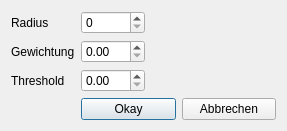
<?xml version="1.0" encoding="UTF-8"?>
<ui version="4.0">
 <author>Copyright (C) 2009 Pascal Mues</author>
 <class>UnsharpMaskingDialog</class>
 <widget class="QDialog" name="UnsharpMaskingDialog">
  <property name="geometry">
   <rect>
    <x>0</x>
    <y>0</y>
    <width>287</width>
    <height>126</height>
   </rect>
  </property>
  <property name="windowTitle">
   <string>Unschäremaskieren Konfiguration</string>
  </property>
  <layout class="QGridLayout" name="gridLayout">
   <item row="0" column="0">
    <widget class="QLabel" name="label">
     <property name="text">
      <string>Radius</string>
     </property>
    </widget>
   </item>
   <item row="0" column="1">
    <widget class="QSpinBox" name="uisbRadius">
     <property name="maximum">
      <number>100</number>
     </property>
    </widget>
   </item>
   <item row="0" column="2">
    <spacer name="horizontalSpacer">
     <property name="orientation">
      <enum>Qt::Horizontal</enum>
     </property>
     <property name="sizeHint" stdset="0">
      <size>
       <width>100</width>
       <height>20</height>
      </size>
     </property>
    </spacer>
   </item>
   <item row="1" column="0">
    <widget class="QLabel" name="label_3">
     <property name="text">
      <string>Gewichtung</string>
     </property>
    </widget>
   </item>
   <item row="1" column="1">
    <widget class="QDoubleSpinBox" name="uidsbMenge">
     <property name="maximum">
      <double>1.000000000000000</double>
     </property>
     <property name="value">
      <double>0.000000000000000</double>
     </property>
    </widget>
   </item>
   <item row="2" column="0">
    <widget class="QLabel" name="label_2">
     <property name="text">
      <string>Threshold</string>
     </property>
    </widget>
   </item>
   <item row="2" column="1">
    <widget class="QDoubleSpinBox" name="uidsbThreshold">
     <property name="maximum">
      <double>255.000000000000000</double>
     </property>
    </widget>
   </item>
   <item row="3" column="1" colspan="2">
    <layout class="QHBoxLayout" name="horizontalLayout">
     <item>
      <widget class="QPushButton" name="uibtnOkay">
       <property name="text">
        <string>Okay</string>
       </property>
      </widget>
     </item>
     <item>
      <widget class="QPushButton" name="uibtnCancel">
       <property name="text">
        <string>Abbrechen</string>
       </property>
      </widget>
     </item>
    </layout>
   </item>
  </layout>
 </widget>
 <resources/>
 <connections/>
</ui>
